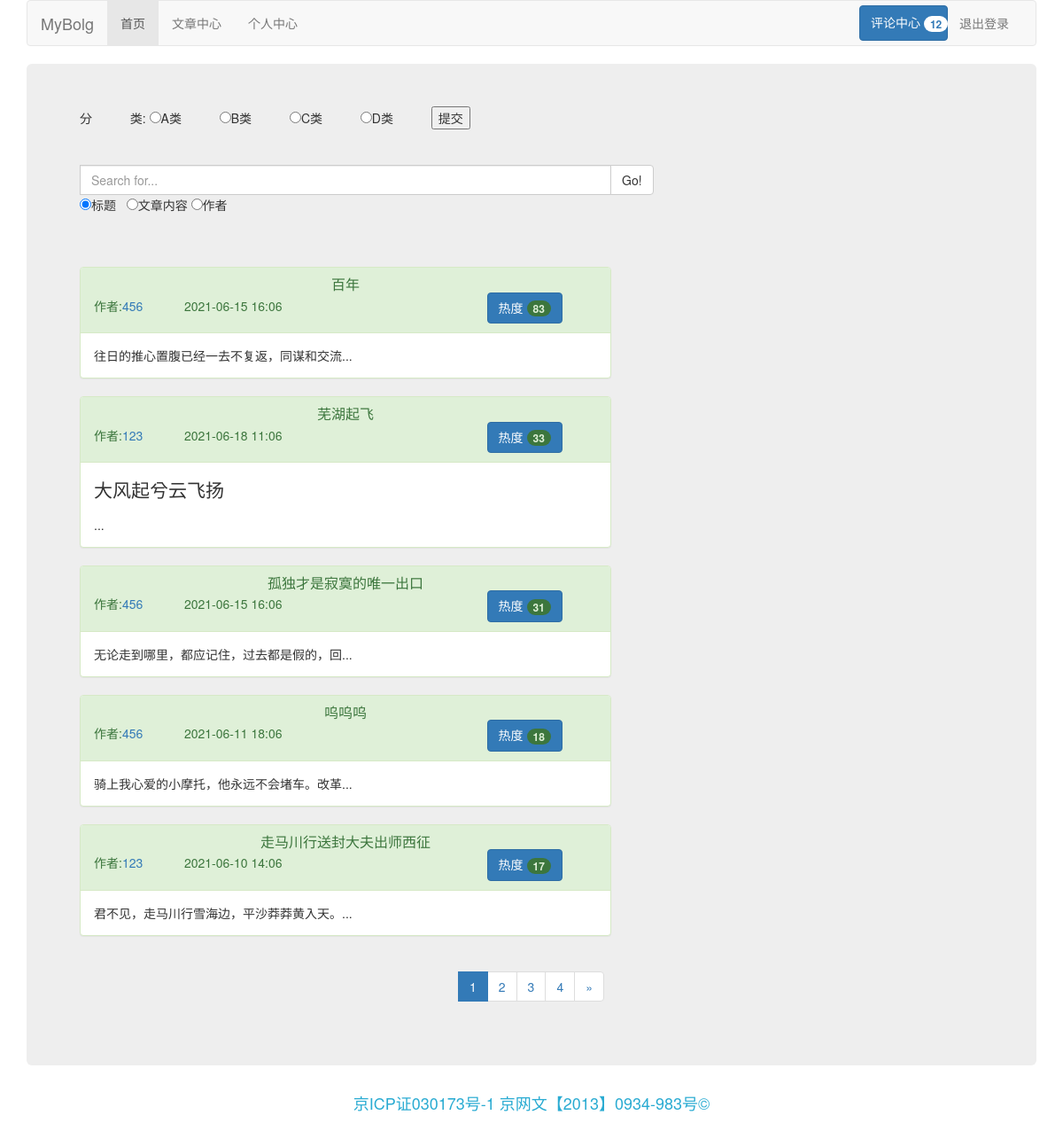
The app's page /index/ (signed in) with its own data.
### blog/models.py (models this page shows, shortened)
class Category(models.Model):
    name = models.CharField('类别名', max_length=20, unique=True)
    class Meta:
        verbose_name_plural = verbose_name = '类别名'

class Article(models.Model):
    author = models.ForeignKey(UserProfile, on_delete=models.DO_NOTHING, verbose_name='作者')
    title = models.CharField('标题', max_length=50)
    content = models.TextField('内容') # '<html><body><h1>标题一</h1></body></html>'
    pub_time = models.DateTimeField('创建日期', auto_now=True)
    category = models.ForeignKey(Category, on_delete=models.SET_NULL, verbose_name='类别', null=True, blank=True)
    tag = models.ManyToManyField(Tag, verbose_name='标签')
    visitor = models.IntegerField('访问量', default=0)
    discuss = models.BooleanField('是否允许别人评论', default=True)
    display = models.BooleanField('是否展示自己的文章', default=True)
    class Meta:
        verbose_name_plural = verbose_name = '文章'

class UserProfile(AbstractUser):
    gender = (
        ('male', "男"),
        ('female', "女")
    )
    username = models.CharField(max_length=45, unique=True)
    password = models.CharField(max_length=45)
    email = models.EmailField(unique=True)
    sex = models.CharField(max_length=32, choices=gender, default="male")
    create_time = models.DateTimeField(auto_now_add=True)
    hobby = models.TextField()
    def __str__(self):
        return self.username
    class Meta:
        verbose_name_plural=verbose_name = '用户信息'

### blog/views.py (the view, shortened to what this page needs)
# urls.py: path('index/', views.index),
def index(request):
    if not request.user.is_authenticated:
        return redirect('/login/')
    category = models.Category.objects.all()
    a = models.Article.objects.filter(display=True).order_by('-visitor')
    b = models.Article.objects.all().order_by('-pub_time')
    paginator = Paginator(a, 5)
    page_nums = list(paginator.page_range)
    page = request.GET.get('page')
    try:
        contacts = paginator.page(page)
    except PageNotAnInteger:
        contacts = paginator.page(1)
    except EmptyPage:
        contacts = paginator.page(paginator.num_pages)
    return render(request, 'index.html', {"current": 'index', 'contacts': contacts, 'page_nums': page_nums,
                                          'category': category, 'count': census(request)})

### blog/views.py (called while the page is built)
def census(request):
    user = request.user
    article = models.Article.objects.filter(author=user).all()
    chen = 0
    dan = 0
    for i in article:
        comment = models.Comment.objects.filter(undiscuss=True, article=i).all()
        a = len(comment)
        chen = chen+a
        for c in comment:
            b = len(models.CommentReply.objects.filter(unreply=True, comment=c).all())
            dan = dan+b
    count1 = chen+dan
    return count1

### blog/templates/index.html (shortened to what this page needs)
{% extends "base.html" %}
{% block content %}
<div class="jumbotron">
    <form method="post">
        分&nbsp;&nbsp;&nbsp;&nbsp;&nbsp;&nbsp;&nbsp;&nbsp;&nbsp;&nbsp;&nbsp;类:
        {% for i in category %}
            <input type="radio"  name="category" value="{{ i.name }}"  />{{ i.name }}&nbsp;&nbsp;&nbsp;&nbsp;&nbsp;&nbsp;&nbsp;&nbsp;&nbsp;&nbsp;
        {% endfor %}
        <button type="submit">提交</button>
    </form>
<br>
<br>
    <div class="row" >
        <div class="col-lg-6">
            <form method="post">
            <div class="input-group">
                <input type="text" class="form-control" placeholder="Search for..." style="width: 600px;" name="key">
                    <span class="input-group-btn">
                        <button class="btn btn-default" type="submit">Go!</button>
                    </span>
            </div>
                <input type="radio" checked="checked" name="type" value="1"  />标题&nbsp;&nbsp;
                <input id="content1" type="radio" name="type" value="2"/>文章内容
                    <input id="author" type="radio" name="type" value="3"/>作者
            </form>
        </div>
    </div>
<br>
<br><br>
    {% for article in contacts %}
        <div class="panel panel-success" style="width: 600px;">
        <div class="panel-heading">
            <h3 class="panel-title" style="text-align: center">
                <a href="/detail_article/?article_id={{ article.id }}" >{{ article.title }}</a>
            </h3>
            <div id="wrap" style="text-align: left">
                <div1>作者:<a href="#">{{ article.author }}</a></div1>&nbsp;&nbsp;&nbsp;&nbsp;&nbsp;&nbsp;&nbsp;&nbsp;&nbsp;&nbsp;&nbsp;
                <div2 >{{ article.pub_time | date:"Y-m-d H:m"}}</div2>
                <button style="position: relative; right: -40%;" class="btn btn-primary"  type="button">
            热度  <span class="badge" >{{ article.visitor }}</span>
                </button>
            </div>
        </div>
        <div class="panel-body">
            {{ article.content | safe | slice:20}}...
        </div>
        </div>
    {% endfor %}
    <nav aria-label="Page navigation" style="text-align: center">
        <ul class="pagination">
               {% for i in page_nums %}
                   <li {% if contacts.number == i %}class="active"{% endif %}><a href="?page={{ i }}">{{ i }}</a></li>
               {% endfor %}
            <li>
                {% if contacts.has_next %}
                <a href="?page={{ contacts.next_page_number }}" aria-label="Next">
                <span aria-hidden="true">&raquo;</span>
                {% endif %}
                </a>
            </li>
        </ul>
    </nav>
</div>
{% endblock %}

### records on screen
Category: name "A类"
Category: name "B类"
Category: name "C类"
Category: name "D类"
Article: title "百年", author "456", pub_time "2021-06-15 16:06", visitor "83", content "往日的推心置腹已经一去不复返，同谋和交流"
Article: title "芜湖起飞", author "123", pub_time "2021-06-18 11:06", visitor "33", content "大风起兮云飞扬"
Article: title "孤独才是寂寞的唯一出口", author "456", pub_time "2021-06-15 16:06", visitor "31", content "无论走到哪里，都应记住，过去都是假的，回"
Article: title "呜呜呜", author "456", pub_time "2021-06-11 18:06", visitor "18", content "骑上我心爱的小摩托，他永远不会堵车。改革"
Article: title "走马川行送封大夫出师西征", author "123", pub_time "2021-06-10 14:06", visitor "17", content "君不见，走马川行雪海边，平沙莽莽黄入天。"

### other values on screen
{{ count }} "12"
{{ i }} "1" "2" "3" "4"
